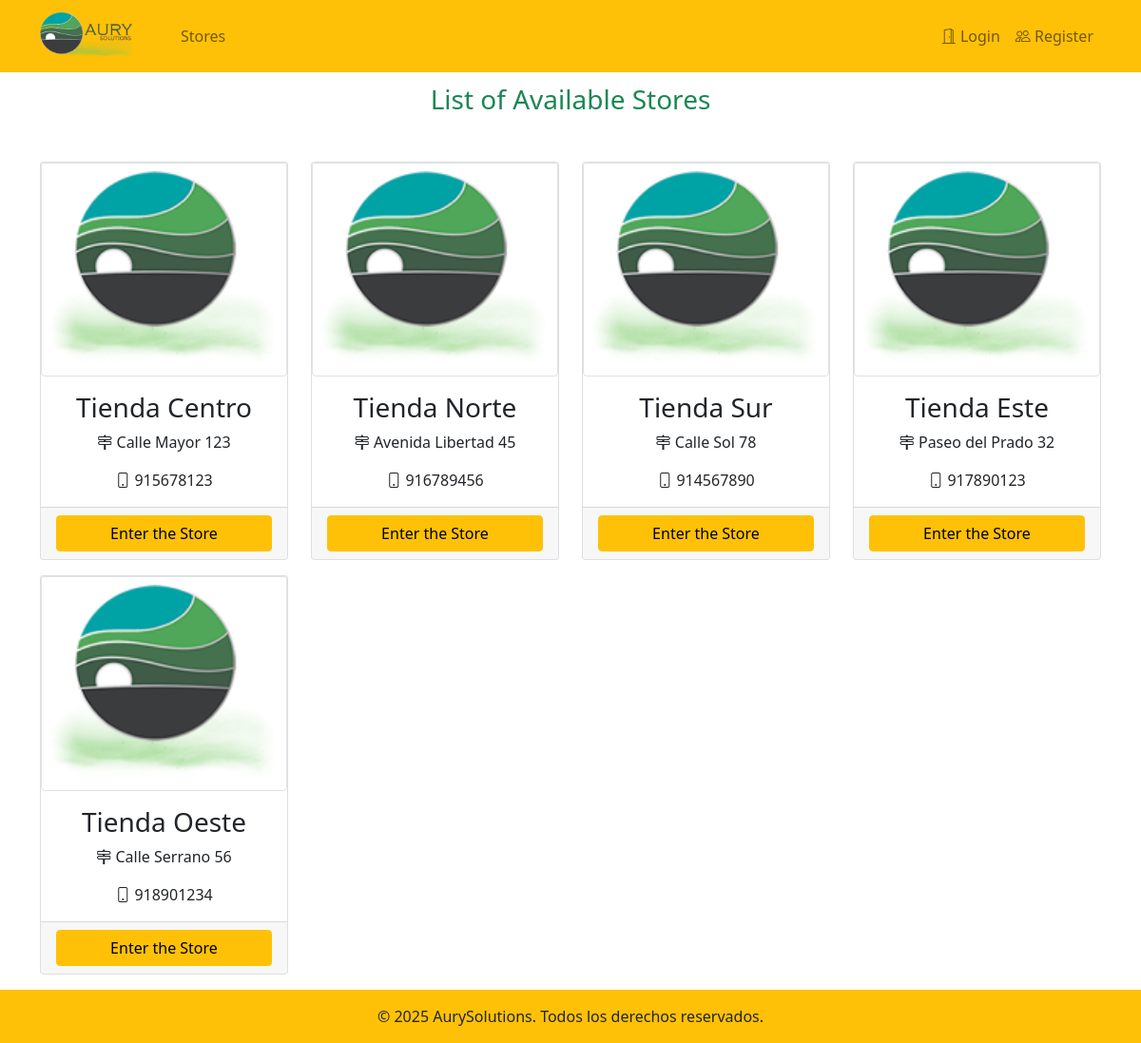
The app's page /store with its own data.
### core/models.py (models this page shows, shortened)
class Store(models.Model):
    name = models.CharField(max_length=100)
    street = models.CharField(max_length=250)
    phone = models.CharField(max_length=15, blank=True, null=True)
    image = models.ImageField(
        upload_to="img/product_images/",
        blank=True,
        null=True,
        default="img/sin-imagen.jpg",
        validators=[FileExtensionValidator(["jpg", "png", "jpeg"])]
    )

### core/views.py (the view)
# urls.py: path('store', store, name='store'),
def store(request):
    stores = Store.objects.all()
    contexto = {
        'stores': stores,
    }
    return render(request, 'core/store.html', contexto)

### templates/core/store.html
{% extends "base.html" %}
{% load static %}
{% block content %}
    <div class="container text-center pt-2">
        <h3 class="text-center mb-4 text-success pb-4">List of Available Stores</h3>
        <div class="row">
            {% for store in stores %}
                <div class="col-sm-4 col-md-3 mb-3">
                    <div class="card h-100">
                        <img  height="40" src="/static/img/IconAS.png" class="card-img-top p-2 img-fluid img-thumbnail" alt="{{ store.name }}">
                        <div class="card-body">
                            <h3 class="card-title">{{ store.name }}</h3>
                            <p class="card-text">
                                <i class="bi bi-signpost-2"></i> {{ store.street|truncatechars:100 }}
                            </p>
                            <p class="card-text">
                               <i class="bi bi-phone"></i> {{ store.phone }}
                            </p>
                        </div>
                        <div class="card-footer text-center">
                            <a href="{% url 'store_products' store.id %}" class="btn btn-warning w-100">Enter the Store</a>
                        </div>
                    </div>
                </div>
            {% endfor %}
        </div>
    </div>
{% endblock %}

### static/css/site.css (style rules this page uses)
html, body { height: 100%; margin: 0; }

### records on screen
Store: name "Tienda Centro", street "Calle Mayor 123", phone "915678123"
Store: name "Tienda Norte", street "Avenida Libertad 45", phone "916789456"
Store: name "Tienda Sur", street "Calle Sol 78", phone "914567890"
Store: name "Tienda Este", street "Paseo del Prado 32", phone "917890123"
Store: name "Tienda Oeste", street "Calle Serrano 56", phone "918901234"
